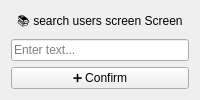
<?xml version="1.0" encoding="UTF-8"?>
<ui version="4.0">
 <class>search_users_screen</class>
 <widget class="QWidget" name="search_users_screen">
  <layout class="QVBoxLayout" name="verticalLayout">
   <item>
    <widget class="QLabel" name="label_heading">
     <property name="text">
      <string>📚 search users screen Screen</string>
     </property>
     <property name="alignment">
      <set>Qt::AlignCenter</set>
     </property>
    </widget>
   </item>
   <item>
    <widget class="QLineEdit" name="titleInput">
     <property name="placeholderText">
      <string>Enter text...</string>
     </property>
    </widget>
   </item>
   <item>
    <widget class="QPushButton" name="saveButton">
     <property name="text">
      <string>➕ Confirm</string>
     </property>
    </widget>
   </item>
  </layout>
 </widget>
 <resources/>
 <connections/>
</ui>
